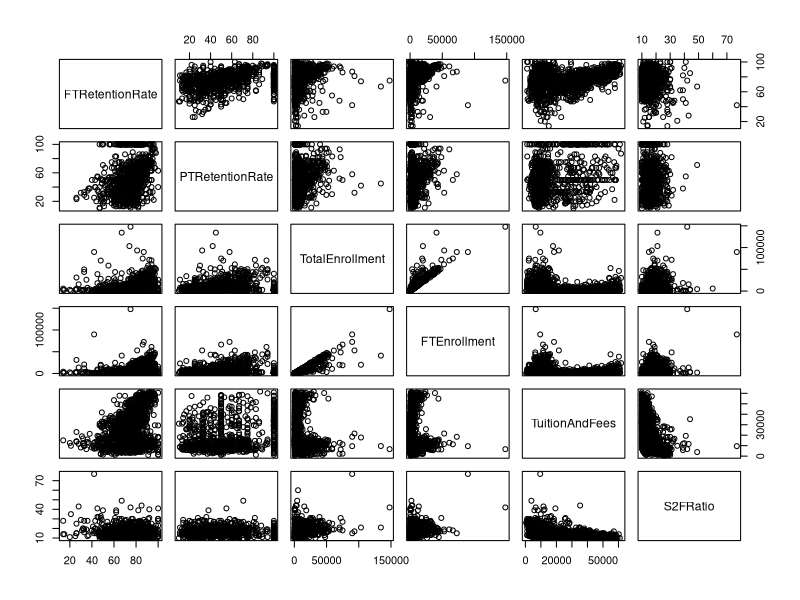
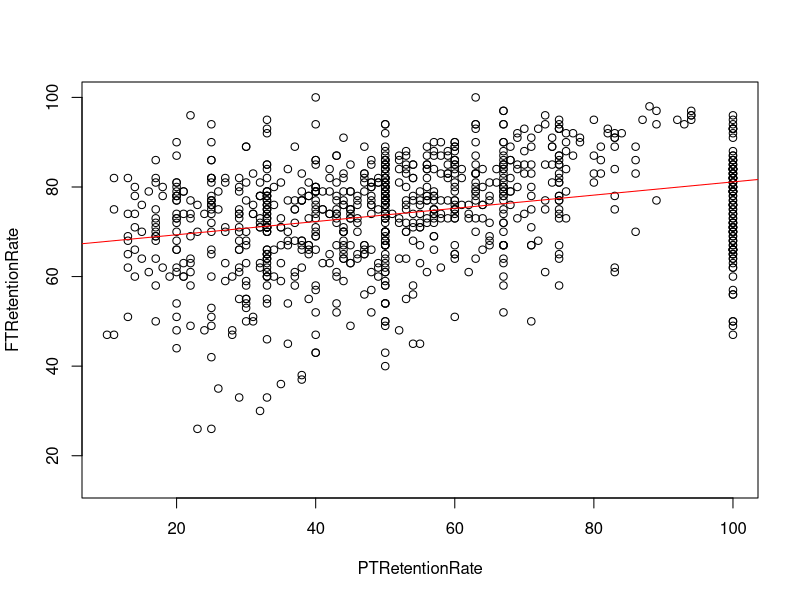
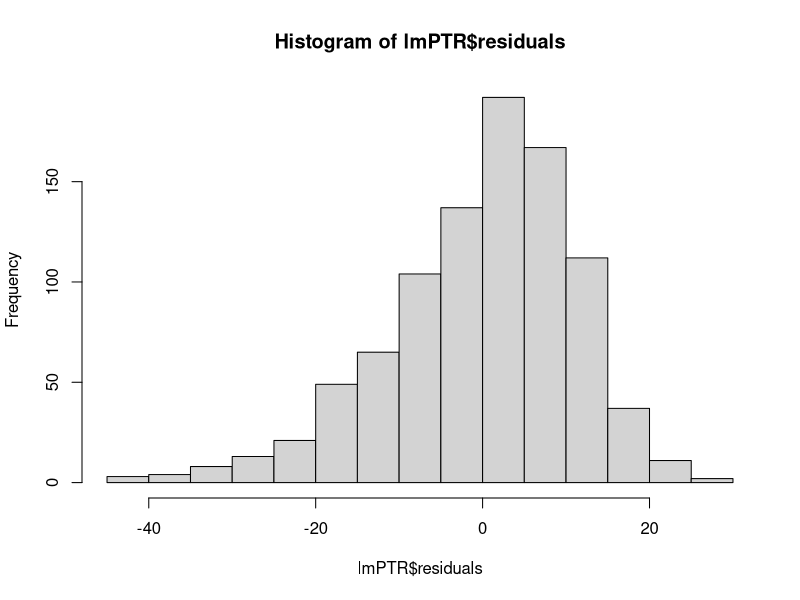
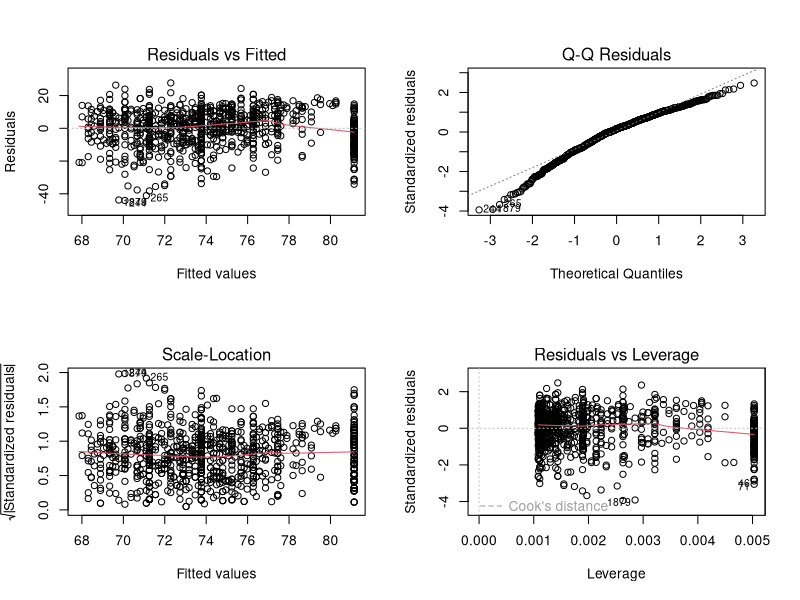
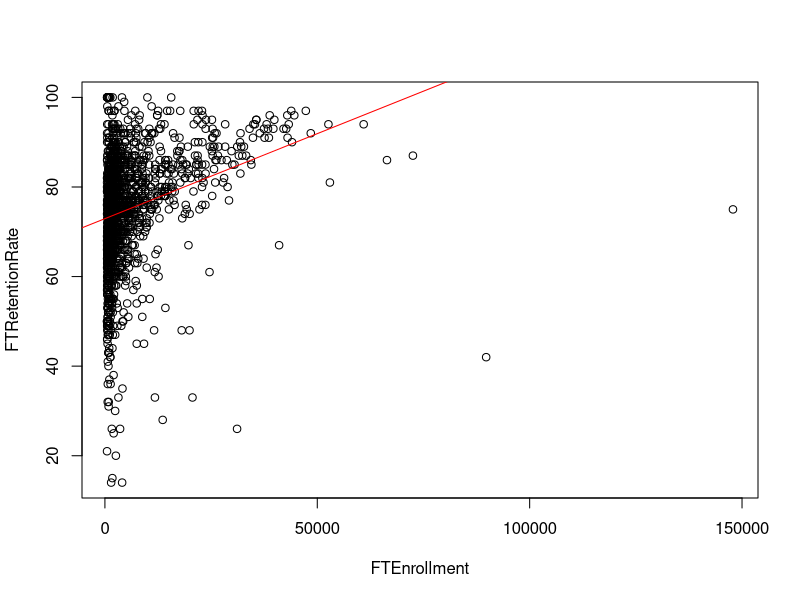
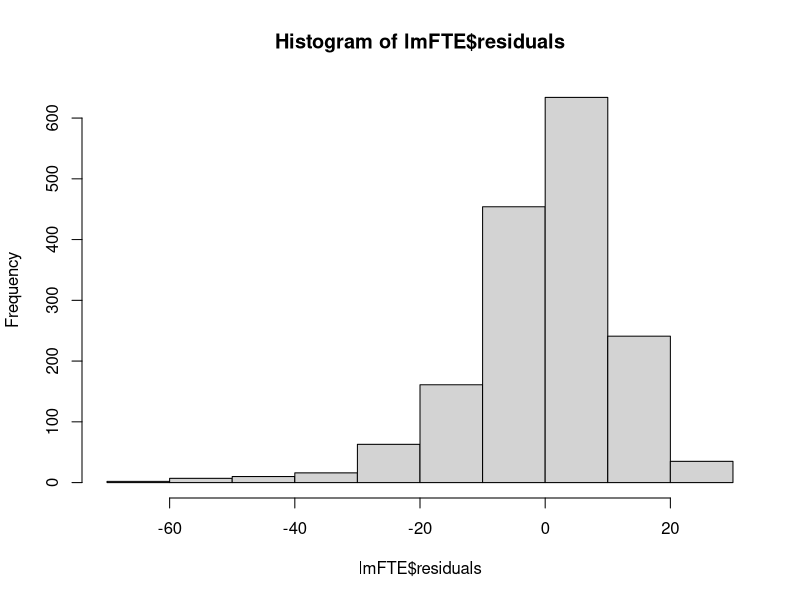
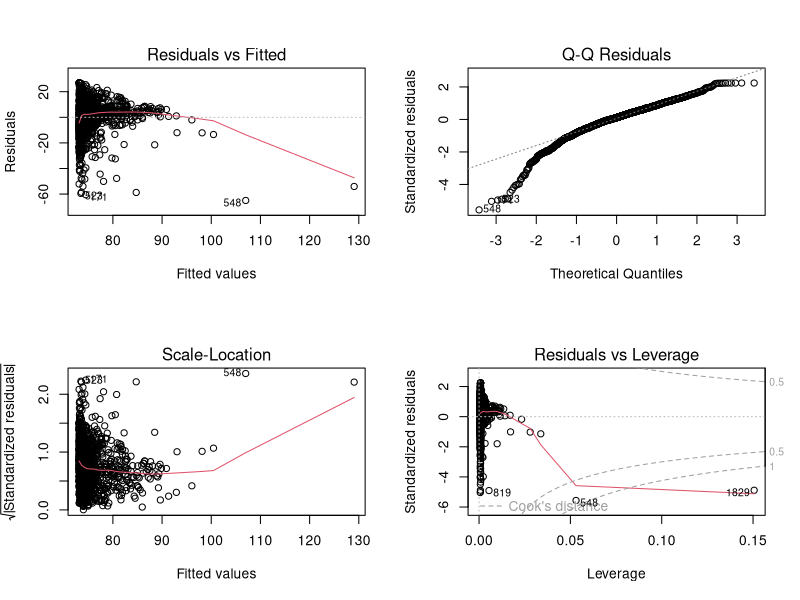
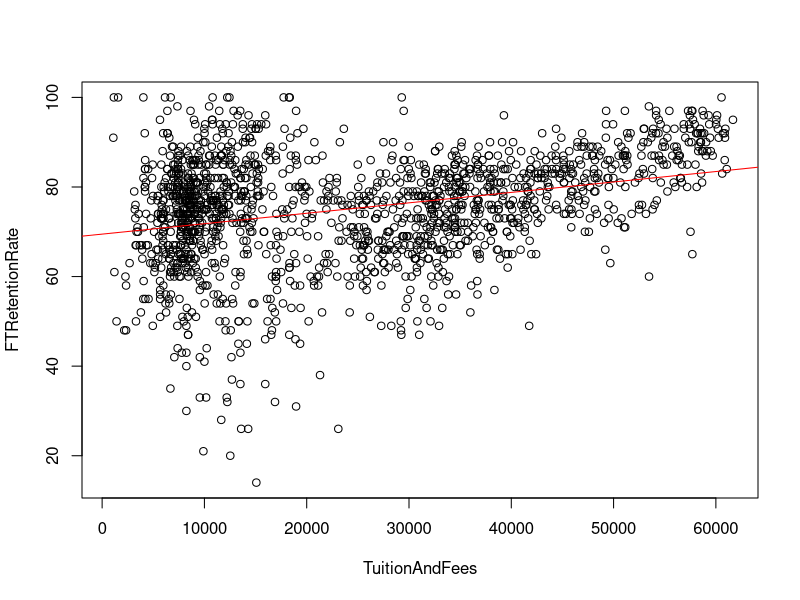

R code for these plots, in order:
##Team 13 Case Study 2
##Team Members: Cam Doyle / Chenlin Cheng / Megan Brunick / Sebastian Rincon

library(lmtest)

#########################
#  Loading the dataset  #
#########################

#Clear out any variables in your environment
rm(list=ls())

#Read in the CSV data file and save to a variable called case2
case2 <- read.csv('Case2.csv')

#Examine the structure of the data - all variables are integers, except institutionName
str(case2)

#Use summary to produce descriptive statistics for all variables
#Take note of high number of NAs for PTRetentionRate, TenureTrack, and Tenured
summary(case2)

#View the first six rows of data to get a general understanding
head(case2)

#Use scatterplots to visualize relationships between different variables
#Our team looked at 5 independent variables that might be good predictors of FTRetentionRate
pairs(~ FTRetentionRate + PTRetentionRate + TotalEnrollment + FTEnrollment + TuitionAndFees + S2FRatio, data = case2)

#Attach the data set, so you don't have to keep typing it out
attach(case2)



#########################
#  Linear Regression 1  #
#########################

#Relationship between FTRetentionRate and PTRetentionRate
lmPTR <- lm(FTRetentionRate ~ PTRetentionRate)

#Produce a summary of the regression model
summary(lmPTR)
  #very small p-value = 2.2e-16, which means model is significant
  #Adj R-squared = .09106, which means 9.1% of variation in FTRetentionRate can be explained by PTRetentionRate
  #Residual standard error = 11.19, which is very small. This suggests that the model is a good fit.
  #Note: 1052 observations were deleted due to missing values

par(mfrow = c(1,1))
#Plot the relationship between the two variables in the model
plot(FTRetentionRate ~ PTRetentionRate)

#Plot the regression line
abline(lmPTR, col = "red")
  #appears to be a weak positive relationship with a slope of 0.147

#Save model coefficients to a new variable
coef_lmPTR <- coef(lmPTR)

#Print the regression equation
cat('Linear Regression 1: ', "FTRetentionRate = ", coef_lmPTR[1], "+ PTRetentionRate *", coef_lmPTR[2])


##Checking Assumptions

#Normality of Errors
hist(lmPTR$residuals)
mean(lmPTR$residuals)     
#Histogram of residuals is slightly left-skewed, with a very small residual mean of 1.431243e-15
#A mean of almost 0 and a relatively normal distribution suggests that the normality assumption is met.

#Test for Homoskedasticity
lmtest::bptest(lmPTR)
#p-value = 0.3533 > .05, so the assumption of homoskedasticity is met.

par(mfrow = c(2,2))
plot(lmPTR)
#Residuals vs Fitted plot: Since there is no obvious pattern in the residuals, the assumption of linearity is met.
#Normal Q-Q: The standardized residuals mostly fall along the line with a few potential outliers.
#Overall, these residuals plots do not indicate that any assumptions have been violated.


## Reasons why this variable matters:
#Part-time enrollment at a university is typically smaller than full-time enrollment,
  #so these students represent a subset of the total school population.
#Therefore, part-time retention rate could be a good predictor of full-time retention rate because
  #it is an indication of how well the school is operating to keep all its students engaged and enrolled.
#One might also expect full-time retention rate to be slightly higher than part-time retention rate
  #because part-time students may have jobs or other life commitments that prohibit them from continuing school.
  #This may contribute to the weak positive slope in the model.
#Part-time students may also become full-time students the next year, thus influencing future full-time retention rates.
  #Although this data only looks at the year 2020, it is important to consider how these two variables are connected over time.




#########################
#  Linear Regression 2  #
#########################

#Relationship between FTRetentionRate and FTEnrollment
lmFTE <- lm(FTRetentionRate ~ FTEnrollment)

#Produce a summary of the regression model
summary(lmFTE)
  #very small p-value = 2.2e-16, which means the model is significant
  #Adj R-squared = .07622, which means 7.62% of variation in FTRetentionRate can be explained by FTEnrollment (not very high)
  #Residual standard error = 12, which is small. This suggests that the model is a good fit.
  #Note: 354 observations were deleted due to missing values

par(mfrow = c(1,1))
#Plot the relationship between the two variables in the model
plot(FTRetentionRate ~ FTEnrollment)

#Plot the regression line
abline(lmFTE, col = "red")
  #appears to be a very weak positive relationship with a slope of 3.795e-04
  #the majority of universities have an enrollment of less than 50,000
  #most likely affected by multiple few outliers

#Save model coefficients to a new variable
coef_lmFTE <- coef(lmFTE)

#Print the regression equation
cat('Linear Regression 2: ', "FTRetentionRate = ", coef_lmFTE[1], "+ FTEnrollment *", coef_lmFTE[2])


##Checking Assumptions

#Normality of Errors
hist(lmFTE$residuals)
mean(lmFTE$residuals)
#Histogram of residuals is left skewed, which means the normality of errors may be violated.
#However, the mean of residuals is -2.806007e-15, which is desired for the normality assumption.

#Test for Homoskedasticity
lmtest::bptest(lmFTE)
#p-value = 1.214e-05 < .05, so it violates the homoskedasticity assumptions

par(mfrow = c(2,2))
plot(lmFTE)
#Residuals vs Fitted plot: Funnel-shaped plot of residual, so it violates the assumption of normality of errors.
#Normal Q-Q: The middle of residual points fits the line very well, but there are multiple significant outliers. 
#Based on these plots, the model likely has problems in normality and linearity. 


## Reasons why this variable matters:
#This relationship is weak and appears to have multiple concerning outliers, so it would be advantageous to 
  #remove these data points before making strong conclusions about the model.
#Still, this model provides some value because we know that the number of enrolled full-time students directly relates 
  #to the number of students that are eligible to return next year, which factors into full-time retention rate.
#It is important for a university to monitor how many students are continuing enrollment year over year
  #to ensure a high graduation rate.
#Additionally, universities with greater enrollment often have more resources, class options, and 
  #other opportunities, which could improve retention over smaller schools.
#All of these are probable explanations for the observed positive relationship between these two variables, but due to the 
  #violation of multiple assumptions, this model should be adjusted before any reliable predictions can be made with the data.




#########################
#  Linear Regression 3  #
#########################

#Relationship between FTRetentionRate and TuitionAndFees
lmTAF <- lm(FTRetentionRate ~ TuitionAndFees)

#Produce a summary of the regression model
summary(lmTAF)
  #p-value = 2.2e-16, which means model is significant
  #Adj R-squared = .09546, which means 9.546% of variation in FTRetentionRate can be explained by TuitionAndFees
  #Residual standard error = ?, which is very small. This suggests that the model is a good fit.
  #Note: 374 observations were deleted due to missing values

par(mfrow = c(1,1))
#Plot the relationship between the two variables in the model
plot(FTRetentionRate ~ TuitionAndFees)

#Plot the regression line
abline(lmTAF, col = "red")
  #appears to be a moderate positive relationship with a slope of 2.33e-04

#Save model coefficients to a new variable
coef_lmTAF <- coef(lmTAF)

#Print the regression equation
cat('Linear Regression 3: ', "FTRetentionRate = ", coef_lmTAF[1], "+ TuitionAndFees *", coef_lmTAF[2])


##Checking Assumptions

#Normality of Errors
hist(lmTAF$residuals)
mean(lmTAF$residuals)
#Histogram of residuals is slightly left skewed, and mean of residual is -1.324e-15

#Test for Homoskedasticity
lmtest::bptest(lmTAF)
#The p-value is 1.386e-12, so it violates the assumptions of homoskedasticity.

par(mfrow = c(2,2))
plot(lmTAF)
#Residuals vs Fitted plot: The residual points don't show obvious pattern and distributed randomly. So the model is linear. 
#Normal Q-Q: It appears normal with some outliers that do not appear to strongly influence the fitted values. 

## Reasons why this variable matters:
# Tuition & fees being moderately positively correlated with full-time retention rates is logical.
# If a higher number of students are retained, in conjunction with incoming students being
# added to the overall student body, the amount of money earned by the university will increase.
# Having more students being retained/enrolled could lead to increasing tuition & fees because more
# resources need to be made available for more students. 
# This variable is important for universities to monitor because higher tuition & fees can allow
# a university to have more resources, but a sharp increase could also impact retention or enrollment
# rates.


